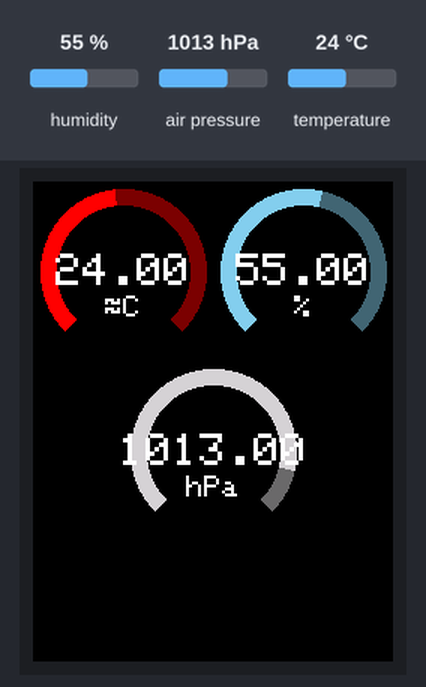
The sketch below on a simulated ESP32. Parts: 240×320 colour display. The test bench sets the inputs (shaded band); at power-on: humidity 55 %, air pressure 1013 hPa, temperature 24 °C.

Above: at 1.4 s.
1.5 s: humidity set to 22 %
At 3.5 s:
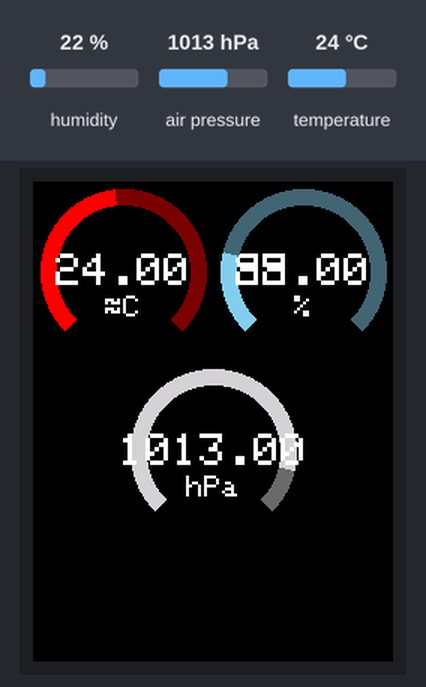
3.8 s: air pressure set to 952 hPa
At 5.1 s:
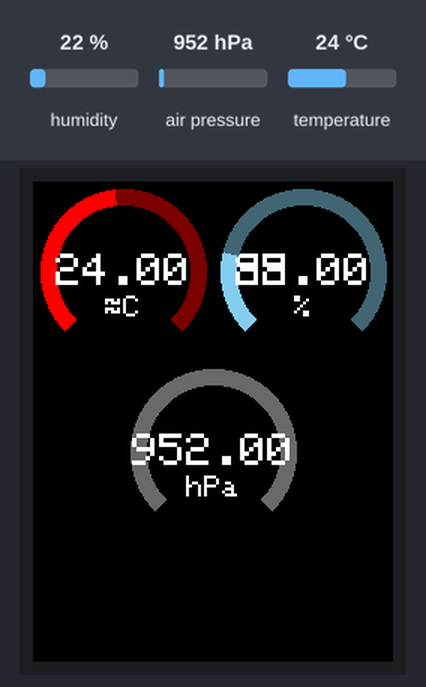
5.8 s: temperature set to 12 °C
At 7.6 s:
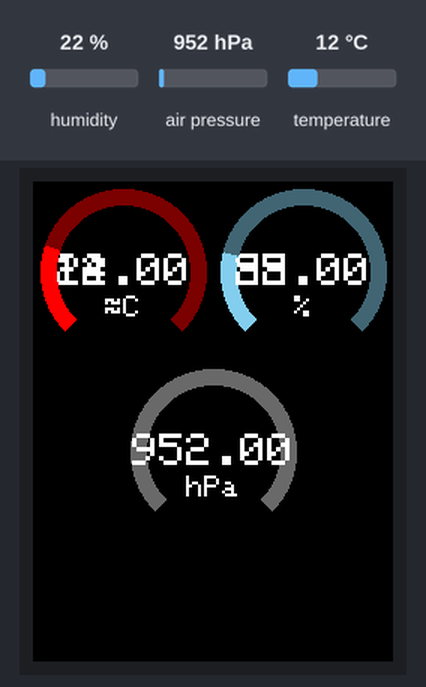
7.9 s: humidity set to 40 %
At 9.0 s:
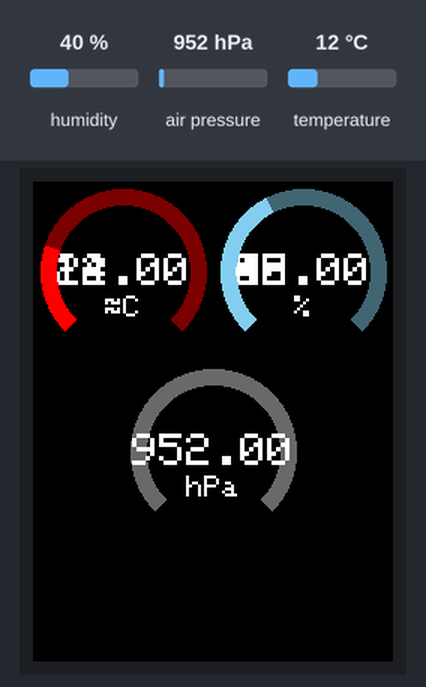
Timing chart, 0 to 10.9 s (numbered marks = the images above; inputs shaded):
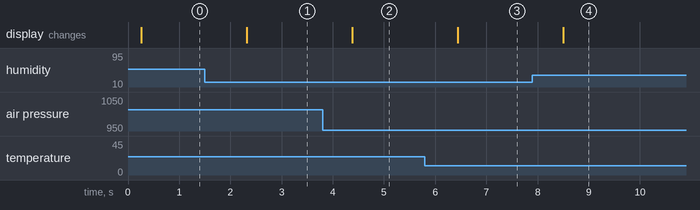

Measured:
- after the input at 1.5 s, the display: changes after 0.82 s (image 1)
- after the input at 3.8 s, the display: changes after 0.58 s (image 2)
- after the input at 5.8 s, the display: changes after 0.64 s (image 3)
- after the input at 7.9 s, the display: changes after 0.60 s (image 4)

The sketch:

BME280_ST7789.ino
```cpp
/*
 * Monitoring temperature, humidity, and pressure using an ESP32 with a
 * BME280 sensor and an ST7789 display showing three round gauges.
 */

#include <Adafruit_BME280.h>
#include <TFT_eSPI.h>

Adafruit_BME280 bme;
TFT_eSPI tft = TFT_eSPI();

// Colors
constexpr uint16_t BG = TFT_BLACK;
constexpr uint16_t GAUGE_T_FG = TFT_RED;
constexpr uint16_t GAUGE_H_FG = TFT_SKYBLUE;
constexpr uint16_t GAUGE_P_FG = TFT_LIGHTGREY;

constexpr uint8_t GAUGE_BG_ALPHA = 128;
uint16_t GAUGE_T_BG, GAUGE_H_BG, GAUGE_P_BG;

// Gauge value bounds
constexpr int8_t GAUGE_T_MIN = 0, GAUGE_T_MAX = 50;  // Temperature, *C
constexpr uint8_t GAUGE_H_MIN = 0, GAUGE_H_MAX = 100;  // Humidity, %
constexpr uint16_t GAUGE_P_MIN = 960, GAUGE_P_MAX = 1020;  // Press, hPa

// Character sizes of the default Adafruit GLCD font
constexpr uint8_t FONT_SIZE = 3;
constexpr uint8_t CHAR_HEIGHT = 8 * FONT_SIZE;
constexpr uint8_t CHAR_WIDTH = 6 * FONT_SIZE;

// Gauge geometry
constexpr uint8_t GAUGE_RADIUS = 55;
constexpr uint8_t GAUGE_BAR_THICKNESS = 10;
constexpr uint8_t GAUGE_INNER_RADIUS = GAUGE_RADIUS - GAUGE_BAR_THICKNESS;

constexpr uint16_t GAUGE_START_DEG = 45;
constexpr uint16_t GAUGE_END_DEG = 315;
constexpr uint16_t GAUGE_SWEEP_DEG = GAUGE_END_DEG - GAUGE_START_DEG;

// Various tracking
float tPrev = 0.0f, hPrev = 0.0f, pPrev = 0.0f;
uint8_t unitsDrawn = 0;


void setup() {
    bme.begin(0x76);

    tft.begin();
    tft.setRotation(2);
    tft.fillScreen(BG);
    tft.setTextSize(FONT_SIZE);
    tft.setTextDatum(MC_DATUM);

    // Gauge background colors
    GAUGE_T_BG = tft.alphaBlend(GAUGE_BG_ALPHA, GAUGE_T_FG, BG);
    GAUGE_H_BG = tft.alphaBlend(GAUGE_BG_ALPHA, GAUGE_H_FG, BG);
    GAUGE_P_BG = tft.alphaBlend(GAUGE_BG_ALPHA, GAUGE_P_FG, BG);
}


void loop() {
    float t = bme.readTemperature();
    float h = bme.readHumidity();
    float p = bme.readPressure() / 100.0f;

    drawGauge(t, tPrev, GAUGE_T_MIN, GAUGE_T_MAX, "\xF7""C", 60, 60,
              GAUGE_T_FG, GAUGE_T_BG);
    drawGauge(h, hPrev, GAUGE_H_MIN, GAUGE_H_MAX, "%", 180, 60,
              GAUGE_H_FG, GAUGE_H_BG);
    drawGauge(p, pPrev, GAUGE_P_MIN, GAUGE_P_MAX, "hPa", 120, 180,
              GAUGE_P_FG, GAUGE_P_BG);

    tPrev = t, hPrev = h, pPrev = p;
    delay(1000);
}


void drawGauge(float value, float valuePrev, uint16_t gaugeMinValue,
               uint16_t gaugeMaxValue, const char *unit, uint8_t x, uint8_t y,
               uint16_t gaugeFg, uint16_t gaugeBg) {
    // Erase old value area if needed
    char valueBuf[16];
    char valuePrevBuf[16];

    snprintf(valueBuf, sizeof(valueBuf), "%.2f", value);
    snprintf(valuePrevBuf, sizeof(valuePrevBuf), "%.2f", valuePrev);

    uint8_t valueWidth = strlen(valueBuf) * CHAR_WIDTH;
    uint8_t prevValueWidth = strlen(valuePrevBuf) * CHAR_WIDTH;

    if (valueWidth < prevValueWidth)
        tft.fillRect(x - prevValueWidth/2, y - CHAR_HEIGHT/2, prevValueWidth,
                     CHAR_HEIGHT, BG);

    // Draw arc
    float fillPercentage = (value - gaugeMinValue) / (gaugeMaxValue
                                                      - gaugeMinValue);
    fillPercentage = constrain(fillPercentage, 0.0f, 1.0f);
    uint16_t fillAngle = GAUGE_START_DEG + GAUGE_SWEEP_DEG*fillPercentage;

    if (fillAngle == GAUGE_START_DEG)
        // Draw full background arc
        tft.drawSmoothArc(x, y, GAUGE_RADIUS, GAUGE_INNER_RADIUS,
                          GAUGE_START_DEG, GAUGE_END_DEG, gaugeBg, BG, true);

    else if (fillAngle == GAUGE_END_DEG)
        // Draw full foreground arc
        tft.drawSmoothArc(x, y, GAUGE_RADIUS, GAUGE_INNER_RADIUS,
                          GAUGE_START_DEG, GAUGE_END_DEG, gaugeFg, BG, true);

    else {
        // Draw parts of background and foreground arcs
        tft.drawSmoothArc(x, y, GAUGE_RADIUS, GAUGE_INNER_RADIUS, fillAngle,
                          GAUGE_END_DEG, gaugeBg, BG, true);
        tft.drawSmoothArc(x, y, GAUGE_RADIUS, GAUGE_INNER_RADIUS,
                          GAUGE_START_DEG, fillAngle, gaugeFg, BG, true);
    }

    // Draw value
    tft.drawString(valueBuf, x, y);

    // Draw unit (only once)
    if (unitsDrawn < 3) {
        tft.setTextSize(FONT_SIZE - 1);
        tft.drawString(unit, x, y + CHAR_HEIGHT);
        tft.setTextSize(FONT_SIZE);
        ++unitsDrawn;
    }
}
```
